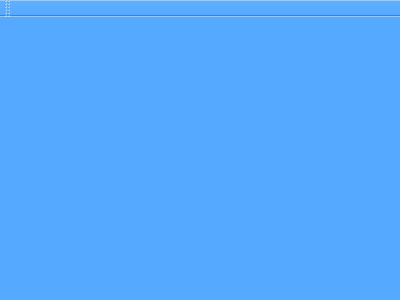
<?xml version="1.0" encoding="UTF-8"?>
<ui version="4.0">
 <class>QGamePlace</class>
 <widget class="QMainWindow" name="QGamePlace">
  <property name="geometry">
   <rect>
    <x>0</x>
    <y>0</y>
    <width>400</width>
    <height>300</height>
   </rect>
  </property>
  <property name="windowTitle">
   <string>QGamePlace</string>
  </property>
  <property name="styleSheet">
   <string notr="true">background-color: rgb(85, 170, 255);
</string>
  </property>
  <widget class="QWidget" name="centralWidget"/>
  <widget class="QMenuBar" name="menuBar">
   <property name="geometry">
    <rect>
     <x>0</x>
     <y>0</y>
     <width>400</width>
     <height>25</height>
    </rect>
   </property>
  </widget>
  <widget class="QToolBar" name="mainToolBar">
   <attribute name="toolBarArea">
    <enum>TopToolBarArea</enum>
   </attribute>
   <attribute name="toolBarBreak">
    <bool>false</bool>
   </attribute>
  </widget>
  <widget class="QStatusBar" name="statusBar"/>
 </widget>
 <layoutdefault spacing="6" margin="11"/>
 <resources/>
 <connections/>
</ui>
